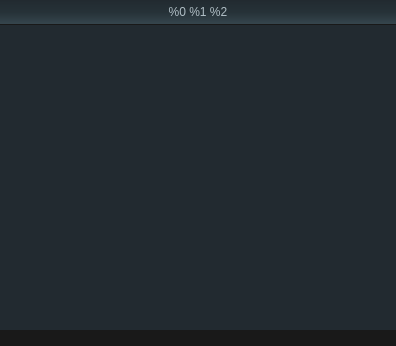
<?xml version="1.0" encoding="UTF-8"?>
<ui version="4.0">
 <class>LobbyCommonInfo</class>
 <widget class="QWidget" name="LobbyCommonInfo">
  <property name="geometry">
   <rect>
    <x>0</x>
    <y>0</y>
    <width>396</width>
    <height>346</height>
   </rect>
  </property>
  <property name="minimumSize">
   <size>
    <width>396</width>
    <height>346</height>
   </size>
  </property>
  <property name="maximumSize">
   <size>
    <width>396</width>
    <height>346</height>
   </size>
  </property>
  <property name="styleSheet">
   <string notr="true">* {
    outline: 0;
}

QTableView, QTableView::item, QTableView * {
    outline: 0;
}

QTableView
{
    background-color: #222a30;
    alternate-background-color: #37474f;
    gridline-color: rgba(0, 220, 0, 10);
}

QHeaderView::section
{
     border-top: 1px solid #455a64;
border-left: 1px solid #455a64;
border-bottom: 1px solid #191919;
border-right: 1px solid #191919;

    background-color: qlineargradient(spread:pad, x1:0, y1:1, x2:0, y2:0, stop:0 rgba(55, 71, 79, 255), stop:0.5 rgba(38, 50, 56, 255), stop:1 rgba(34, 42, 48, 255));
}

QHeaderView::section:hover{
background-color: qlineargradient(spread:pad, x1:0, y1:1, x2:0, y2:0, stop:0 rgba(34, 43, 49, 255), stop:0.95 rgba(131, 171, 190, 255), stop:1 rgba(131, 171, 190, 255));
}

QHeaderView::section:pressed{
	background-color: qlineargradient(spread:reflect, x1:0, y1:0, x2:0, y2:1, stop:0 rgba(1, 1, 1, 255), stop:0.162011 rgba(45, 45, 45, 255), stop:0.49162 rgba(19, 19, 19, 255), stop:1 rgba(37, 37, 37, 255));
} *{outline: 0;}
</string>
  </property>
  <widget class="ns_page::Qualifiers" name="qualifiers_frame">
   <property name="geometry">
    <rect>
     <x>0</x>
     <y>330</y>
     <width>396</width>
     <height>150</height>
    </rect>
   </property>
   <property name="minimumSize">
    <size>
     <width>396</width>
     <height>150</height>
    </size>
   </property>
   <property name="maximumSize">
    <size>
     <width>396</width>
     <height>150</height>
    </size>
   </property>
   <property name="toolTip">
    <string>@Tooltip_Lobby_tourn_sattelites_open_61</string>
   </property>
   <property name="styleSheet">
    <string notr="true">.QFrame {
    background-color: #191919;
    border: none;
}
.QLabel {
    background-color: #37474f;
    border: none;
    border-top: 1px solid #455a64;
    border-bottom: 1px solid #191919;
    font: 11px &quot;Open Sans&quot;;
    color: #b0bec5;
    padding-bottom: 1px;
    margin: 0px;
}</string>
   </property>
   <widget class="QToolButton" name="bttn_openQualifiers">
    <property name="geometry">
     <rect>
      <x>378</x>
      <y>0</y>
      <width>16</width>
      <height>14</height>
     </rect>
    </property>
    <property name="minimumSize">
     <size>
      <width>16</width>
      <height>14</height>
     </size>
    </property>
    <property name="maximumSize">
     <size>
      <width>16</width>
      <height>14</height>
     </size>
    </property>
    <property name="toolTip">
     <string>@Tooltip_Lobby_tourn_sattelites_open_61</string>
    </property>
    <property name="styleSheet">
     <string notr="true">QAbstractButton {
    background-color: #37474f;
    font: 11px &quot;Open Sans&quot;;
    color: #b0bec5;
    border: none;
    subcontrol-position: right;
    background-clip: margin;
	background-position: center bottom;
	background-attachment: fixed;
    background-origin: content;
    background-repeat: no-repeat;
    background-image: url(:/textures/Common/Tournament/bttn1x2_satellite_arrow.png);
    margin-top: 3px;
    margin-bottom: 3px;
}

QAbstractButton:!checked:pressed {
    margin-top: 4px;
    margin-bottom: 2px;
}

QAbstractButton:checked:pressed {
    margin-top: 2px;
    margin-bottom: 2px;
}

QAbstractButton:checked {
    background-color: transparent;
    color: transparent;
}
QAbstractButton:checked {
    background-position: center top;
    margin-top: 1px;
    margin-bottom: 3px;
}
</string>
    </property>
    <property name="checkable">
     <bool>true</bool>
    </property>
    <property name="checked">
     <bool>true</bool>
    </property>
   </widget>
  </widget>
  <widget class="QWidget" name="mainLayer" native="true">
   <property name="geometry">
    <rect>
     <x>0</x>
     <y>0</y>
     <width>396</width>
     <height>346</height>
    </rect>
   </property>
   <property name="minimumSize">
    <size>
     <width>396</width>
     <height>346</height>
    </size>
   </property>
   <property name="maximumSize">
    <size>
     <width>396</width>
     <height>346</height>
    </size>
   </property>
   <layout class="QVBoxLayout" name="layout_mainLayer" stretch="0,1">
    <property name="spacing">
     <number>0</number>
    </property>
    <property name="leftMargin">
     <number>0</number>
    </property>
    <property name="topMargin">
     <number>0</number>
    </property>
    <property name="rightMargin">
     <number>0</number>
    </property>
    <property name="bottomMargin">
     <number>0</number>
    </property>
    <item>
     <widget class="TextWidget" name="header">
      <property name="minimumSize">
       <size>
        <width>0</width>
        <height>25</height>
       </size>
      </property>
      <property name="maximumSize">
       <size>
        <width>16777215</width>
        <height>25</height>
       </size>
      </property>
      <property name="styleSheet">
       <string notr="true">QLabel {
    font: 11px &quot;Open Sans&quot;;
    color: #b0bec5;
	background-color: qlineargradient(spread:pad, x1:0, y1:1, x2:0, y2:0, stop:0 rgba(55, 71, 79, 255), stop:0.5 rgba(38, 50, 56, 255), stop:1 rgba(34, 42, 48, 255));
border: none;
border-bottom: 1px solid #191919;
}
</string>
      </property>
      <property name="alignment">
       <set>Qt::AlignCenter</set>
      </property>
      <property name="strings">
       <stringlist notr="true">
        <string>status</string>
        <string>date</string>
        <string>time</string>
       </stringlist>
      </property>
      <property name="text">
       <string notr="true">%0 %1 %2</string>
      </property>
     </widget>
    </item>
    <item>
     <widget class="QTableView" name="tableView_info">
      <property name="styleSheet">
       <string notr="true">QTableView {
    border: none;
    border-bottom: 1px solid #191919;    
	background-color: #222a30;
	selection-background-color: rgb(207, 216, 220);
    font: 11px &quot;Open Sans&quot;;
    text-align: center;
}

QTableView::item {
    border: none;
    border-bottom: 1px solid #191919;    
	background-color: #222a30;
    border-top: 1px solid #34424a;
}</string>
      </property>
      <property name="verticalScrollBarPolicy">
       <enum>Qt::ScrollBarAsNeeded</enum>
      </property>
      <property name="horizontalScrollBarPolicy">
       <enum>Qt::ScrollBarAlwaysOff</enum>
      </property>
      <property name="sizeAdjustPolicy">
       <enum>QAbstractScrollArea::AdjustToContents</enum>
      </property>
      <property name="editTriggers">
       <set>QAbstractItemView::NoEditTriggers</set>
      </property>
      <property name="alternatingRowColors">
       <bool>true</bool>
      </property>
      <property name="selectionMode">
       <enum>QAbstractItemView::NoSelection</enum>
      </property>
      <property name="selectionBehavior">
       <enum>QAbstractItemView::SelectRows</enum>
      </property>
      <property name="showGrid">
       <bool>false</bool>
      </property>
      <property name="gridStyle">
       <enum>Qt::NoPen</enum>
      </property>
      <property name="cornerButtonEnabled">
       <bool>false</bool>
      </property>
      <attribute name="horizontalHeaderVisible">
       <bool>false</bool>
      </attribute>
      <attribute name="horizontalHeaderDefaultSectionSize">
       <number>90</number>
      </attribute>
      <attribute name="horizontalHeaderMinimumSectionSize">
       <number>30</number>
      </attribute>
      <attribute name="verticalHeaderVisible">
       <bool>false</bool>
      </attribute>
      <attribute name="verticalHeaderDefaultSectionSize">
       <number>16</number>
      </attribute>
      <attribute name="verticalHeaderMinimumSectionSize">
       <number>16</number>
      </attribute>
     </widget>
    </item>
   </layout>
  </widget>
  <zorder>mainLayer</zorder>
  <zorder>qualifiers_frame</zorder>
 </widget>
 <customwidgets>
  <customwidget>
   <class>TextWidget</class>
   <extends>QLabel</extends>
   <header>plugins.h</header>
   <container>1</container>
  </customwidget>
  <customwidget>
   <class>ns_page::Qualifiers</class>
   <extends>QFrame</extends>
   <header>pages/lobbyTournament/page_Qualifiers.h</header>
   <container>1</container>
  </customwidget>
 </customwidgets>
 <resources>
  <include location="../../resources.qrc"/>
 </resources>
 <connections>
  <connection>
   <sender>bttn_openQualifiers</sender>
   <signal>toggled(bool)</signal>
   <receiver>LobbyCommonInfo</receiver>
   <slot>popupQualifiers(bool)</slot>
   <hints>
    <hint type="sourcelabel">
     <x>386</x>
     <y>206</y>
    </hint>
    <hint type="destinationlabel">
     <x>405</x>
     <y>291</y>
    </hint>
   </hints>
  </connection>
 </connections>
 <slots>
  <slot>popupQualifiers(bool)</slot>
 </slots>
</ui>
